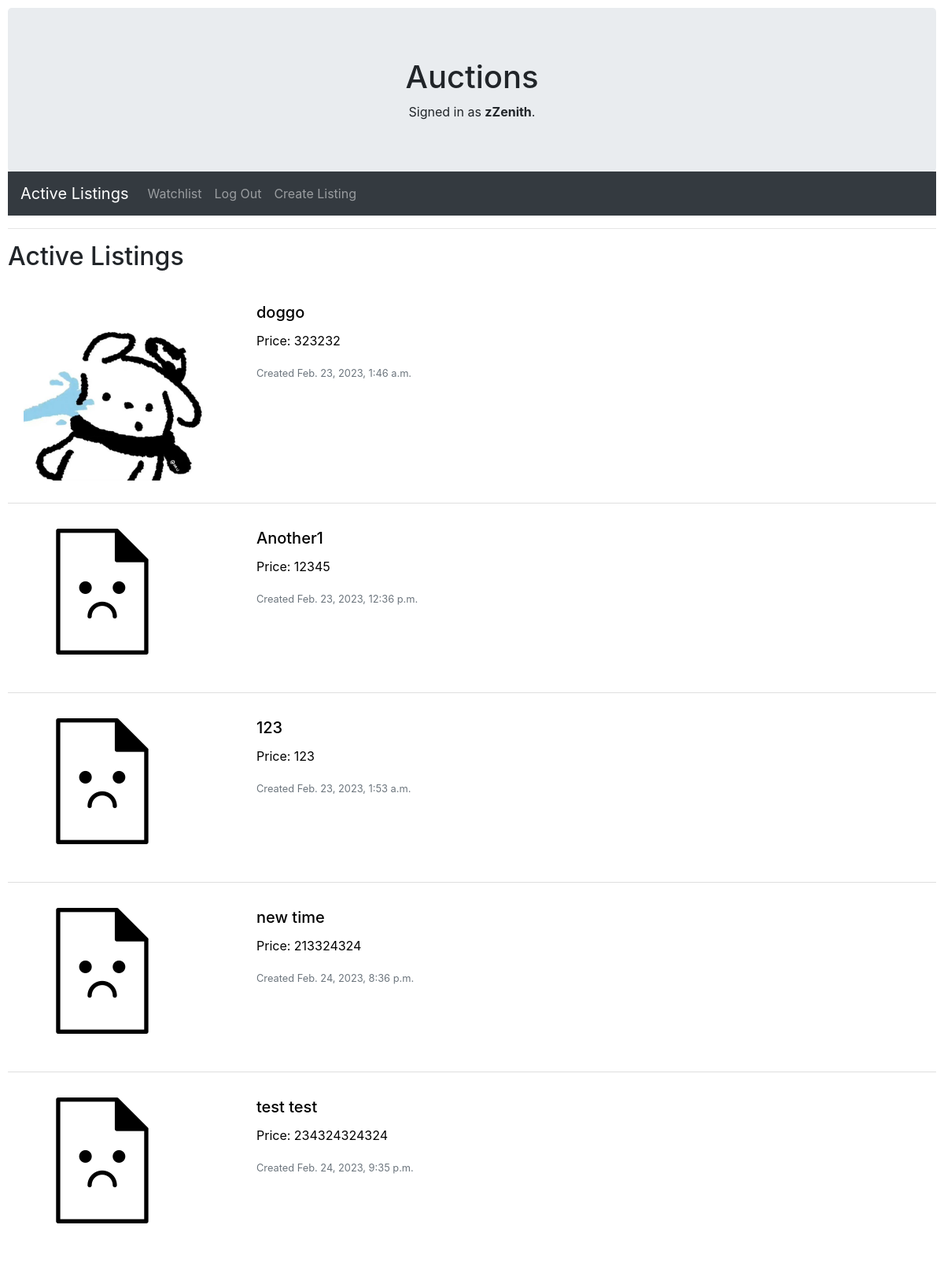
/watchlist/ (signed in), run on the app's committed database.
### auctions/models.py (models this page shows)
class User(AbstractUser):
    pass

class Listing(models.Model):
    listing_name = models.CharField(primary_key=True, max_length=64)
    listing_desc = models.CharField(max_length=256)
    starting_bid = models.IntegerField()
    current_bid = models.ForeignKey(
        Bid, on_delete=models.CASCADE, null=True, blank=True)
    creator = models.ForeignKey(User, on_delete=models.CASCADE)
    post_date = models.DateTimeField(default=now, editable=False)
    picture = models.ImageField(blank=True, null=True, upload_to="images/")

### auctions/views.py (the view)
# urls.py: path("watchlist/", views.watchlist, name="watchlist"),
def watchlist(request):
    curr = request.user
    if curr.is_authenticated:
        try:
            watchlist = Watchlist.objects.all()
        except Watchlist.DoesNotExist:
            watchlist = None
        if watchlist is not None:
            listings = []
            for element in watchlist:
                if element.user == curr:
                    listings.append(element.item)
            return render(request, "auctions/index.html", {
                'listings': listings,
                'watchlist': "Watchlist"
            })
    else:
        return HttpResponseRedirect(reverse("index"))

### auctions/templates/auctions/index.html (shortened to what this page needs)
{% extends "auctions/layout.html" %}
{% block body %}
    <h2>Active Listings</h2>
    {% if listings %}
    <ul class="list-group list-group-flush">
        {% for listing in listings %}
        <li class="list-group-item">
            <a href="{% url 'details' listing.listing_name %}" class="listing_url">
                <div class="card mb-3" style="max-width: 70%; border: none;">
                    <div class="row g-0">
                      <div class="col-md-4">
                        {% if listing.picture %}
                        <img src="{{ listing.picture.url }}" class="img-fluid rounded-start" alt="{{ listing.listing_name }}">
                        {% endif %}
                      </div>
                      <div class="col-md-8">
                        <div class="card-body">
                          <h5 class="card-title">{{ listing.listing_name }}</h5>
                          <p class="card-text">Price: {{ listing.starting_bid }}</p>
                          <p class="card-text"><small class="text-muted">Created {{ listing.post_date }}</small></p>
                        </div>
                      </div>
                    </div>
                  </div>
            </a>
        </li>
        {% endfor %}
    </ul>
    {% else %}
    <h1>No listings</h1>
    {% endif %}
    {% endblock %}

### auctions/templates/auctions/layout.html (shortened to what this page needs)
{% load static %}
<!DOCTYPE html>
<html lang="en">
<head>
    <link rel="stylesheet" href="https://stackpath.bootstrapcdn.com/bootstrap/4.4.1/css/bootstrap.min.css"
>
    <link href="{% static '/auctions/styles.css' %}" rel="stylesheet" type="text/css">
</head>
<body>
    <div class="jumbotron text-center" style="margin-bottom:0">
        <h1>Auctions</h1>
        <div>
            {% if user.is_authenticated %}
            Signed in as <strong>{{ user.username }}</strong>.
            {% else %}
            Not signed in.
            {% endif %}
        </div>
    </div>
    <nav class="navbar navbar-expand-lg navbar-dark bg-dark">
        <a class="navbar-brand" href="{% url 'index' %}">Active Listings</a>
        <div class="collapse navbar-collapse" id="navbarNavAltMarkup">
            <div class="navbar-nav">
                {% if user.is_authenticated %}
                <a class="nav-item nav-link" href="{% url 'watchlist' %}">Watchlist</a>
                <a class="nav-item nav-link" href="{% url 'logout' %}">Log Out</a>
                <a class="nav-item nav-link" href="{% url 'create' %}">Create Listing</a>
                {% else %}
                <a class="nav-item nav-link" href="{% url 'login' %}">Log In</a>
                <a class="nav-item nav-link" href="{% url 'register' %}">Register</a>
                {% endif %}
            </div>
        </div>
    </nav>
    <hr>
    {% block body %}
    {% endblock %}
</body>
</html>

### auctions/static/auctions/styles.css (style rules this page uses)
body { padding: 10px; }
.listing_url { color: black; }
.listing_url:link, .listing_url:visited, .listing_url:hover, .listing_url:active { text-decoration: none; background-color: aliceblue; }

### data on the page
User: username "zZenith"
Listing: picture (picture), listing_name "doggo", starting_bid "323232", post_date "Feb. 23, 2023, 1:46 a.m."
Listing: picture (placeholder picture), listing_name "Another1", starting_bid "12345", post_date "Feb. 23, 2023, 12:36 p.m."
Listing: picture (placeholder picture), listing_name "123", starting_bid "123", post_date "Feb. 23, 2023, 1:53 a.m."
Listing: picture (placeholder picture), listing_name "new time", starting_bid "213324324", post_date "Feb. 24, 2023, 8:36 p.m."
Listing: picture (placeholder picture), listing_name "test test", starting_bid "234324324324", post_date "Feb. 24, 2023, 9:35 p.m."
